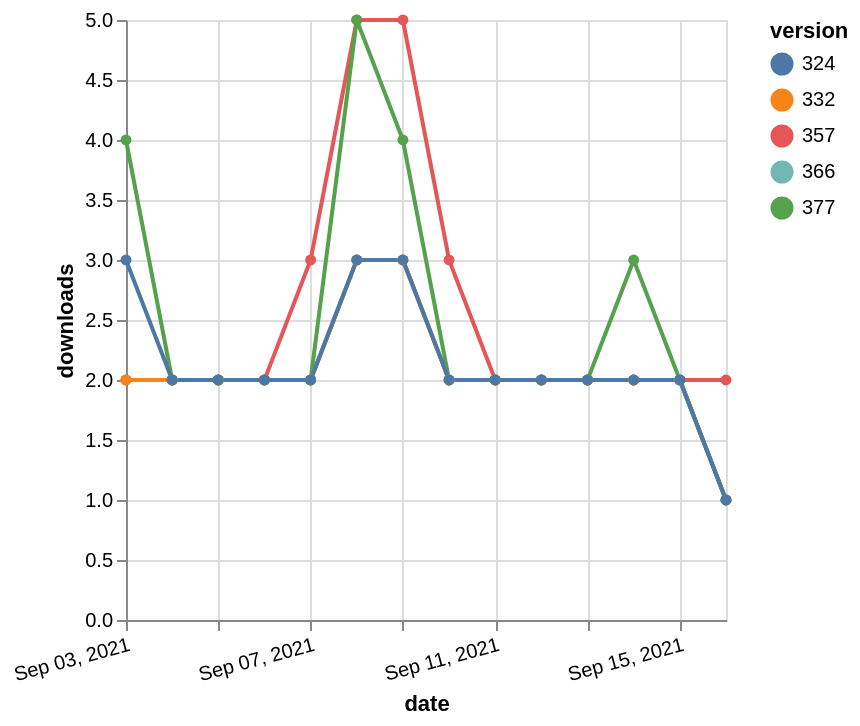

The specification (Vega-Lite) saved for this image:
### Vega-Lite specification from a JSON file in a GitHub repository (floating-point values rounded to 4 significant figures)
{"$schema": "https://vega.github.io/schema/vega-lite/v5.json", "description": "A simple bar chart with embedded data.", "data": {"values": [{"date": "2021-09-03", "total": 2321, "delta": 2, "version": "366"}, {"date": "2021-09-04", "total": 2323, "delta": 2, "version": "366"}, {"date": "2021-09-05", "total": 2325, "delta": 2, "version": "366"}, {"date": "2021-09-06", "total": 2327, "delta": 2, "version": "366"}, {"date": "2021-09-07", "total": 2329, "delta": 2, "version": "366"}, {"date": "2021-09-08", "total": 2332, "delta": 3, "version": "366"}, {"date": "2021-09-09", "total": 2335, "delta": 3, "version": "366"}, {"date": "2021-09-10", "total": 2337, "delta": 2, "version": "366"}, {"date": "2021-09-11", "total": 2339, "delta": 2, "version": "366"}, {"date": "2021-09-12", "total": 2341, "delta": 2, "version": "366"}, {"date": "2021-09-13", "total": 2343, "delta": 2, "version": "366"}, {"date": "2021-09-14", "total": 2345, "delta": 2, "version": "366"}, {"date": "2021-09-15", "total": 2347, "delta": 2, "version": "366"}, {"date": "2021-09-16", "total": 2348, "delta": 1, "version": "366"}, {"date": "2021-09-03", "total": 2895, "delta": 2, "version": "357"}, {"date": "2021-09-04", "total": 2897, "delta": 2, "version": "357"}, {"date": "2021-09-05", "total": 2899, "delta": 2, "version": "357"}, {"date": "2021-09-06", "total": 2901, "delta": 2, "version": "357"}, {"date": "2021-09-07", "total": 2904, "delta": 3, "version": "357"}, {"date": "2021-09-08", "total": 2909, "delta": 5, "version": "357"}, {"date": "2021-09-09", "total": 2914, "delta": 5, "version": "357"}, {"date": "2021-09-10", "total": 2917, "delta": 3, "version": "357"}, {"date": "2021-09-11", "total": 2919, "delta": 2, "version": "357"}, {"date": "2021-09-12", "total": 2921, "delta": 2, "version": "357"}, {"date": "2021-09-13", "total": 2923, "delta": 2, "version": "357"}, {"date": "2021-09-14", "total": 2925, "delta": 2, "version": "357"}, {"date": "2021-09-15", "total": 2927, "delta": 2, "version": "357"}, {"date": "2021-09-16", "total": 2929, "delta": 2, "version": "357"}, {"date": "2021-09-03", "total": 2752, "delta": 2, "version": "332"}, {"date": "2021-09-04", "total": 2754, "delta": 2, "version": "332"}, {"date": "2021-09-05", "total": 2756, "delta": 2, "version": "332"}, {"date": "2021-09-06", "total": 2758, "delta": 2, "version": "332"}, {"date": "2021-09-07", "total": 2760, "delta": 2, "version": "332"}, {"date": "2021-09-08", "total": 2763, "delta": 3, "version": "332"}, {"date": "2021-09-09", "total": 2766, "delta": 3, "version": "332"}, {"date": "2021-09-10", "total": 2768, "delta": 2, "version": "332"}, {"date": "2021-09-11", "total": 2770, "delta": 2, "version": "332"}, {"date": "2021-09-12", "total": 2772, "delta": 2, "version": "332"}, {"date": "2021-09-13", "total": 2774, "delta": 2, "version": "332"}, {"date": "2021-09-14", "total": 2776, "delta": 2, "version": "332"}, {"date": "2021-09-15", "total": 2778, "delta": 2, "version": "332"}, {"date": "2021-09-16", "total": 2779, "delta": 1, "version": "332"}, {"date": "2021-09-03", "total": 2150, "delta": 4, "version": "377"}, {"date": "2021-09-04", "total": 2152, "delta": 2, "version": "377"}, {"date": "2021-09-05", "total": 2154, "delta": 2, "version": "377"}, {"date": "2021-09-06", "total": 2156, "delta": 2, "version": "377"}, {"date": "2021-09-07", "total": 2158, "delta": 2, "version": "377"}, {"date": "2021-09-08", "total": 2163, "delta": 5, "version": "377"}, {"date": "2021-09-09", "total": 2167, "delta": 4, "version": "377"}, {"date": "2021-09-10", "total": 2169, "delta": 2, "version": "377"}, {"date": "2021-09-11", "total": 2171, "delta": 2, "version": "377"}, {"date": "2021-09-12", "total": 2173, "delta": 2, "version": "377"}, {"date": "2021-09-13", "total": 2175, "delta": 2, "version": "377"}, {"date": "2021-09-14", "total": 2178, "delta": 3, "version": "377"}, {"date": "2021-09-15", "total": 2180, "delta": 2, "version": "377"}, {"date": "2021-09-16", "total": 2181, "delta": 1, "version": "377"}, {"date": "2021-09-03", "total": 2534, "delta": 3, "version": "324"}, {"date": "2021-09-04", "total": 2536, "delta": 2, "version": "324"}, {"date": "2021-09-05", "total": 2538, "delta": 2, "version": "324"}, {"date": "2021-09-06", "total": 2540, "delta": 2, "version": "324"}, {"date": "2021-09-07", "total": 2542, "delta": 2, "version": "324"}, {"date": "2021-09-08", "total": 2545, "delta": 3, "version": "324"}, {"date": "2021-09-09", "total": 2548, "delta": 3, "version": "324"}, {"date": "2021-09-10", "total": 2550, "delta": 2, "version": "324"}, {"date": "2021-09-11", "total": 2552, "delta": 2, "version": "324"}, {"date": "2021-09-12", "total": 2554, "delta": 2, "version": "324"}, {"date": "2021-09-13", "total": 2556, "delta": 2, "version": "324"}, {"date": "2021-09-14", "total": 2558, "delta": 2, "version": "324"}, {"date": "2021-09-15", "total": 2560, "delta": 2, "version": "324"}, {"date": "2021-09-16", "total": 2561, "delta": 1, "version": "324"}]}, "width": "container", "mark": {"type": "line", "point": {"filled": true}}, "encoding": {"x": {"field": "date", "type": "temporal", "timeUnit": "yearmonthdate", "title": "date", "axis": {"labelAngle": -15}}, "y": {"field": "delta", "type": "quantitative", "title": "downloads"}, "color": {"field": "version", "type": "nominal"}, "tooltip": {"field": "delta"}}}
